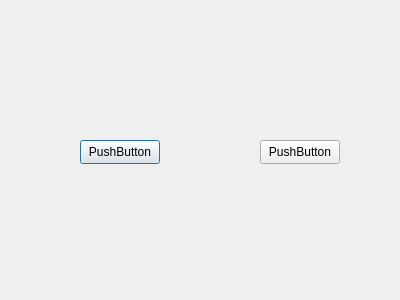
<?xml version="1.0" encoding="UTF-8"?>
<ui version="4.0">
 <class>Dialog</class>
 <widget class="QDialog" name="Dialog">
  <property name="geometry">
   <rect>
    <x>0</x>
    <y>0</y>
    <width>400</width>
    <height>300</height>
   </rect>
  </property>
  <property name="windowTitle">
   <string>Dialog</string>
  </property>
  <widget class="QPushButton" name="pushButton">
   <property name="geometry">
    <rect>
     <x>80</x>
     <y>140</y>
     <width>80</width>
     <height>24</height>
    </rect>
   </property>
   <property name="text">
    <string>PushButton</string>
   </property>
  </widget>
  <widget class="QPushButton" name="pushButton_2">
   <property name="geometry">
    <rect>
     <x>260</x>
     <y>140</y>
     <width>80</width>
     <height>24</height>
    </rect>
   </property>
   <property name="text">
    <string>PushButton</string>
   </property>
  </widget>
 </widget>
 <resources/>
 <connections/>
</ui>
